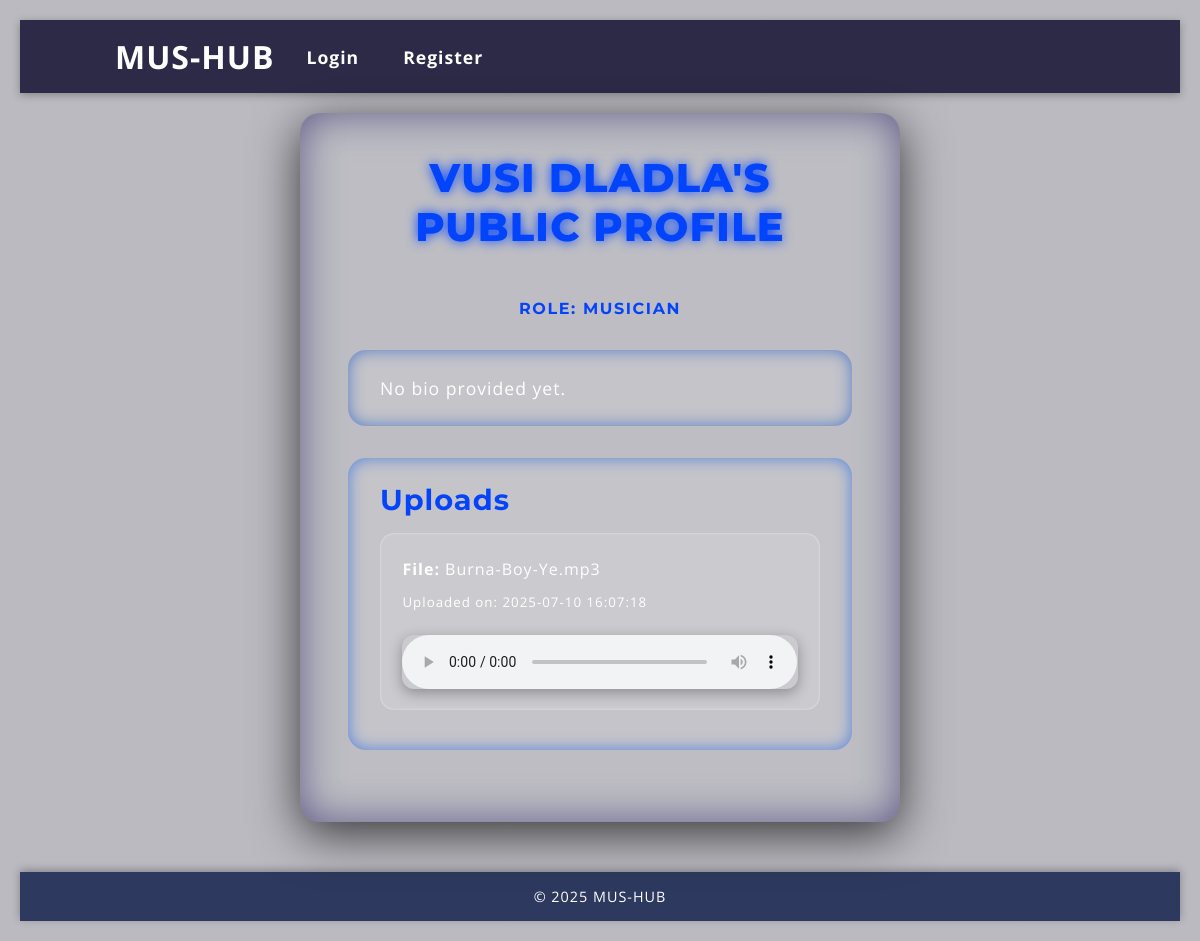
/user/2, run on the app's committed database.
### app.py (models this page shows)
class User(db.Model):
    UserID = db.Column(db.Integer, primary_key=True)
    Username = db.Column(db.String(80), nullable=False)
    Email = db.Column(db.String(120), unique=True, nullable=False)
    Password = db.Column(db.String(200), nullable=False)
    Role = db.Column(db.String(20), nullable=False, default='user')
    Bio = db.Column(db.String(500))
    comments = db.relationship('Comment', backref='author', lazy=True)

class Content(db.Model):
    ContentID = db.Column(db.Integer, primary_key=True)
    UserID = db.Column(db.Integer, db.ForeignKey('user.UserID'), nullable=False)
    FilePath = db.Column(db.String(200), nullable=False)
    UploadDate = db.Column(db.DateTime, default=datetime.utcnow)
    user = db.relationship('User', backref='contents')

### app.py (the view)
@app.route('/user/<int:user_id>')
def public_profile(user_id):
    user = User.query.get_or_404(user_id)
    uploads = Content.query.filter_by(UserID=user_id).order_by(Content.UploadDate.desc()).all()
    return render_template('public_profile.html', user=user, uploads=uploads)

### app.py (called while the page is built)
@app.context_processor
def inject_now():
    return {
        'now': datetime.utcnow(),
        'current_user_id': session.get('user_id'),
        'User': User
    }

### templates/public_profile.html (shortened to what this page needs)
{% extends "base.html" %}
{% block content %}
<div class="public-profile-container">
  <div class="public-header">{{ user.Username }}'s Public Profile</div>
  <div class="user-role">Role: {{ user.Role }}</div>
  <div class="user-bio">
    {{ user.Bio or "No bio provided yet." }}
  </div>
  <div class="uploads-section">
    <h3>Uploads</h3>
    {% if uploads %}
      {% for content in uploads %}
        <div class="upload-item">
          <p><strong>File:</strong> {{ content.FilePath }}</p>
          <p><small>Uploaded on: {{ content.UploadDate.strftime('%Y-%m-%d %H:%M:%S') }}</small></p>
          {% set ext = content.FilePath.split('.')[-1].lower() %}
          {% if ext in ['mp3', 'wav', 'ogg'] %}
            <audio controls>
              <source src="{{ url_for('static', filename='uploads/' ~ content.FilePath) }}" type="audio/{{ ext }}">
            </audio>
          {% elif ext in ['mp4', 'webm'] %}
            <video controls width="100%">
              <source src="{{ url_for('static', filename='uploads/' ~ content.FilePath) }}" type="video/{{ ext }}">
              Your browser does not support video playback.
            </video>
          {% else %}
            <p>Preview not available for this file type.</p>
          {% endif %}
        </div>
      {% endfor %}
    {% else %}
      <p>This user hasn’t uploaded anything yet.</p>
    {% endif %}
  </div>
</div>
{% endblock %}
{% block extra_css %}
  <link rel="stylesheet" href="{{ url_for('static', filename='public_profile.css') }}">
{% endblock %}

### static/base.css (style rules this page uses)
:root { --background: #1a1a2e; --color: #ffffff; --primary-color: #0f3460; --accent-color: #0b0885; --glass-bg: rgba(255, 255, 255, 0.05); }
* { box-sizing: border-box; margin: 0; padding: 0; }
html { scroll-behavior: smooth; }
body { font-family: "Poppins", sans-serif; background: linear-gradient(135deg, var(--background), var(--primary-color)); color: var(--color); letter-spacing: 1px; min-height: 100vh; display: flex; flex-direction: column; padding: 20px 0; }

### static/public_profile.css (style rules this page uses)
:root { --background-color: rgba(26, 26, 46, 0.3); --color: #ffffff; --primary-color: #0f3460; --accent-color: #0044ff; --glass-bg: rgba(255, 255, 255, 0.05); --shadow-dark: rgba(0, 0, 0, 0.7); --shadow-light: rgba(37, 30, 100, 0.616); --font-family-heading: 'Montserrat', sans-serif; --font-family-body: 'Open Sans', sans-serif; }
body { margin: 0; padding: 20px; font-family: var(--font-family-body); background-image: linear-gradient(var(--background-color), var(--background-color)), url('https://images.unsplash.com/uploads/1412282232015a06e258a/4bdd2a58?fm=jpg&q=60&w=3000'); background-size: cover; background-position: center; background-repeat: no-repeat; background-blend-mode: multiply; color: var(--color); display: flex; justify-content: center; align-items: center; flex-direction: column; min-height: 100vh; overflow-y: auto; }
.public-profile-container { width: 600px; max-width: 95vw; background: var(--glass-bg); border-radius: 20px; box-shadow: 0 12px 48px var(--shadow-dark), inset 0 0 40px var(--shadow-light); padding: 2.5rem 3rem; backdrop-filter: blur(18px); -webkit-backdrop-filter: blur(18px); transition: box-shadow 0.3s ease; animation: slideUp 1s ease-out forwards; box-sizing: border-box; color: var(--color); }
.public-header { font-family: var(--font-family-heading); font-weight: 800; font-size: 2.5rem; color: var(--accent-color); text-align: center; margin-bottom: 3rem; letter-spacing: 1.2px; text-transform: uppercase; text-shadow: 0 0 12px var(--accent-color); user-select: none; }
.user-role { font-family: var(--font-family-heading); font-size: 1rem; font-weight: 700; color: var(--accent-color); text-transform: uppercase; text-align: center; letter-spacing: 0.1em; margin-bottom: 2rem; user-select: none; }
.user-bio { font-size: 1.1rem; font-family: var(--font-family-body); line-height: 1.6; background: rgba(255, 255, 255, 0.1); border-radius: 18px; padding: 1.5rem 2rem; margin-bottom: 2rem; box-shadow: inset 0 0 16px rgba(26, 86, 197, 0.658); user-select: text; transition: box-shadow 0.3s ease; }
.uploads-section { background: rgba(255, 255, 255, 0.1); padding: 1.5rem 2rem; border-radius: 18px; box-shadow: inset 0 0 16px rgba(11, 88, 231, 0.6); transition: box-shadow 0.3s ease; margin-bottom: 2rem; }
.uploads-section h3 { font-family: var(--font-family-heading); font-weight: 700; font-size: 1.8rem; color: var(--accent-color); margin-bottom: 1rem; user-select: none; }
.upload-item { background: rgba(255, 255, 255, 0.1); border-radius: 14px; padding: 1rem 1.4rem; margin-bottom: 1rem; box-shadow: inset 0 0 0 1.5px rgba(255, 255, 255, 0.2); transition: background 0.3s ease, box-shadow 0.3s ease; }
.upload-item p { font-size: 1rem; color: var(--color); line-height: 1.5; margin: 8px 0; font-family: var(--font-family-body); }
audio, video { width: 100%; max-width: 100%; margin-top: 14px; border-radius: 12px; box-shadow: 0 4px 14px rgba(0, 0, 0, 0.3); outline: none; }

### data on the page
User: Username "VUSI DLADLA", Role "MUSICIAN", Bio "No bio provided yet."
Content: FilePath "Burna-Boy-Ye.mp3", UploadDate "2025-07-10 16:07:18"
